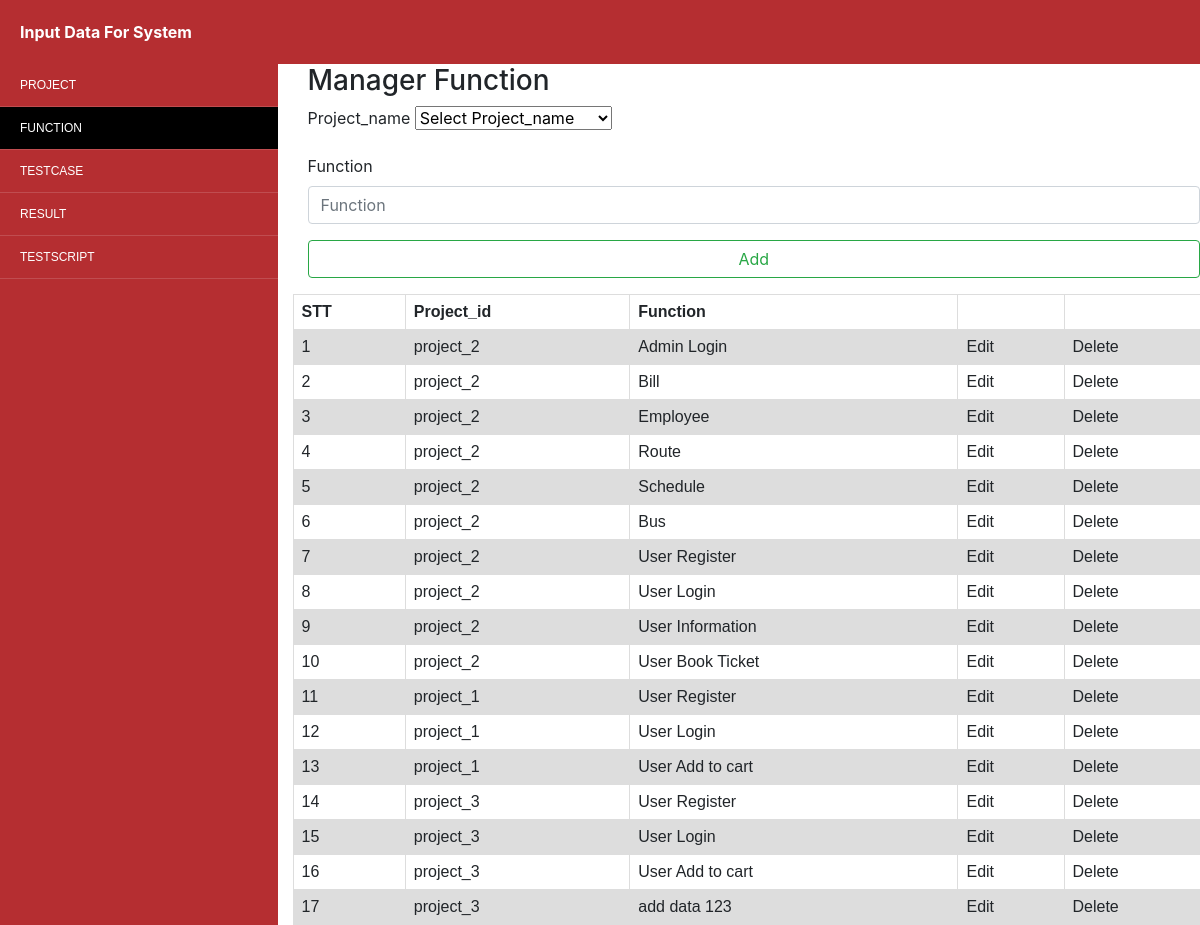
Screenshot of /admin/index.php?cmd=function with the database file from the repository.
### tables this page shows
CREATE TABLE `function` (
  `id` int(11) NOT NULL,
  `project_id` varchar(250) NOT NULL,
  `function` varchar(200) NOT NULL
);

### admin/function.php (the view, shortened to what this page needs)
<?php
    $sql_select_function = "SELECT * FROM function";
    $result_function = $conn->query($sql_select_function);
    $html = '';
    $stt = 1;
    while ($rows_function = $result_function->fetch_assoc())
    {
        $html .= '<tr>';
        $html .= '<td>'. $stt++ .'</td>';
        $html .= '<td>'. $rows_function["project_id"] .'</td>';
        $html .= '<td>'. $rows_function["function"] .'</td>';
        $html .= '<td class="edit"><a data-href="'.$rows_function["id"].'">Edit</a></td>';
        $html .= '<td class="delete"><a data-href="'.$rows_function["id"].'">Delete</a></td>';
        $html .= '</tr>';
    }
?>
<div class="form_center">
    <div class="title"><h3>Manager Function</h3></div>
    <div class="hienthitestcase">
        <form action="add_function.php" method="post">
            <fieldset class="form-group">
                <label class="lbl_input" for="project_name">Project_name</label>
                <select class="lbl_input" name="Project_name" required>
                    <option value="">Select Project_name</option>
                </select>
            </fieldset>
            <fieldset class="form-group">
                <label class="lbl_input" for="name">Function</label>
                <input type="text" class="form-control input-testcase" required id="function" name="name" placeholder="Function">
            </fieldset>
            <fieldset class="form-group">
                <input type="submit" class="form-control input-testcase btn btn-outline-success" name="submit" value="Add">
            </fieldset>
        </form>
    </div>
    <div class="row">
        <table class="hienthitable">
            <tr class="">
                <th>STT</th>
                <th>Project_id</th>
                <th>Function</th>
                <th></th>
                <th></th>
            </tr>
            <?php echo $html; ?>
        </table>
    </div>
</div>

### admin/index.php (shortened to what this page needs)
<html xmlns="http://www.w3.org/1999/xhtml">
<head>
    <link rel="stylesheet" href="https://maxcdn.bootstrapcdn.com/bootstrap/4.1.3/css/bootstrap.min.css">
    <link href="api/sidebarmenu/style.css" rel="stylesheet" />
    <link rel="stylesheet" href="css/style.css">
</head>
<body>
<header>
    <div class="doabroad">
        <div class="doabroad-left"><a href="index.php">Input Data For System</a></div>
    </div>
</header>
    <div class="row">
        <div class="col-sm-3 col-left">
            <div id='cssmenu'>
                <ul>
                    <li class='<?php if($_GET['cmd'] == 'project') {echo "active" ;}  else  {echo "";} ; ?>'>
                        <a href='index.php?cmd=project'><span">Project</span></a>
                    </li>
                    <li class='<?php if($_GET['cmd'] == 'function') {echo "active" ;}  else  {echo "";} ; ?>'>
                        <a href='index.php?cmd=function'><span>Function</span></a>
                    </li>
                    <li class='<?php if($_GET['cmd'] == 'testcase') {echo "active" ;}  else  {echo "";} ; ?>'>
                        <a href="index.php?cmd=testcase" ><span>TestCase</span></a>
                    </li>
                    <li class='<?php if($_GET['cmd'] == 'result') {echo "active" ;}  else  {echo "";} ; ?>'>
                        <a href="index.php?cmd=result" ><span>Result</span></a>
                    </li>
                    <li class='<?php if($_GET['cmd'] == 'testscript') {echo "active" ;}  else  {echo "";} ; ?>'>
                        <a href="index.php?cmd=testscript"><span>TestScript</span></a>
                    </li>
                </ul>
            </div>
        </div>
        <div class="col-sm-9 col-right">
            <?php
                if (isset($_GET['cmd']))
                {
                    $cmd = $_GET['cmd'];
                    $cmd = ($cmd != '') ? $cmd : 'index';
                    include $cmd . '.php';
                }
            ?>
        </div>
    </div>
</body>
</html>

### admin/api/sidebarmenu/style.css (style rules this page uses)
#cssmenu { padding: 0; margin: 0; border: 0; line-height: 1; }
#cssmenu ul, #cssmenu ul li, #cssmenu ul ul { list-style: none; margin: 0; padding: 0; }
#cssmenu ul { position: relative; z-index: 597; float: left; }
#cssmenu ul li { float: left; min-height: 1px; line-height: 1em; vertical-align: middle; position: relative; }
#cssmenu ul li { float: none; border-bottom: 1px ridge rgba(255, 255, 255, 0.15); }
#cssmenu { width: 100%; background: #b52e31; font-family: Arial, sans-serif; zoom: 1; font-size: 12px; }
#cssmenu:before { content: ''; display: block; }
#cssmenu:after { content: ''; display: table; clear: both; }
#cssmenu a { display: block; padding: 15px 20px; color: #ffffff; text-decoration: none; text-transform: uppercase; }
#cssmenu > ul { width: 100%; }
#cssmenu > ul > li > a { color: #ffffff; }
#cssmenu > ul > li.active a { background: #000; }
#cssmenu li { position: relative; }

### admin/css/style.css (style rules this page uses)
#cssmenu { height: 100%; }
header { width: 100%; padding: 20px; background: #b52e31; }
.doabroad { font-weight: bold; color: white; }
.doabroad-left a { text-decoration: none; color: white; }
table { font-family: arial, sans-serif; border-collapse: collapse; width: 100%; }
td, th { border: 1px solid #dddddd; text-align: left; padding: 8px; }
tr:nth-child(even) { background-color: #dddddd; }
.edit, .delete { cursor: pointer; }

### rows the page displays
function: project "project_2", function "Admin Login"
function: project "project_2", function "Bill"
function: project "project_2", function "Employee"
function: project "project_2", function "Route"
function: project "project_2", function "Schedule"
function: project "project_2", function "Bus"
function: project "project_2", function "User Register"
function: project "project_2", function "User Login"
function: project "project_2", function "User Information"
function: project "project_2", function "User Book Ticket"
function: project "project_1", function "User Register"
function: project "project_1", function "User Login"
function: project "project_1", function "User Add to cart"
function: project "project_3", function "User Register"
function: project "project_3", function "User Login"
function: project "project_3", function "User Add to cart"
function: project "project_3", function "add data 123"
